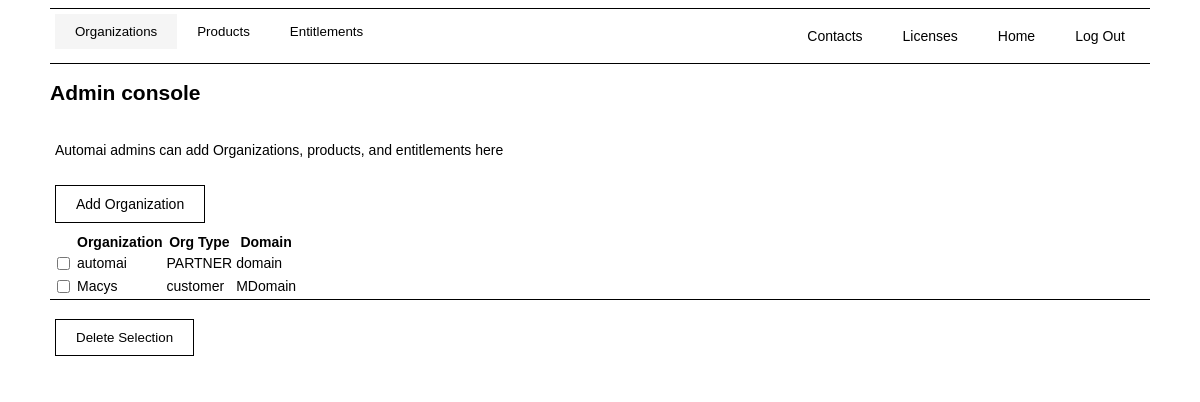
The page /contacts/admin-dash (signed in) on the database its author committed.
### manage_contacts/models.py (models this page shows)
class Organization(models.Model):
    org_id = id
    ORG_TYPE_CHOICES = [('customer', 'customer'), ('customer', 'partner')]
    org_type = models.CharField(max_length=50, choices=ORG_TYPE_CHOICES, null=True)
    org_name = models.CharField(max_length=50, unique=True)
    domain = models.CharField(max_length=50)
    def __str__(self):
        return self.org_name

### manage_contacts/views.py (the view)
# urls.py: path('admin-dash', views.admin_dash, name="admin_dash"),
@login_required
def admin_dash(request):
    current_user = request.user
    user_id = current_user.id
    user_data = Contact.objects.filter(user_id=user_id).get()
    user_role = user_data.role
    user_org = user_data.organization.org_name
    org_objects = Organization.objects.all()
    product_objects = Product.objects.all()
    entitlement_objects = Entitlement.objects.all()
    if request.GET.get('delete_organization_selection'):
        user_selection = request.GET.getlist("org_selection")
        delete_object_selection(data_objects=Organization, user_selection=user_selection)
        messages.add_message(request, messages.INFO, 'Selection Deleted')
        return HttpResponseRedirect(request.path_info)
    if request.GET.get('delete_product_selection'):
        user_selection = request.GET.getlist("product_selection")
        delete_object_selection(data_objects=Product, user_selection=user_selection)
        messages.add_message(request, messages.INFO, 'Selection Deleted')
        return HttpResponseRedirect(request.path_info)
    if request.GET.get('delete_entitlement_selection'):
        user_selection = request.GET.getlist("entitlement_selection")
        delete_object_selection(data_objects=Entitlement, user_selection=user_selection)
        messages.add_message(request, messages.INFO, 'Selection Deleted')
        return HttpResponseRedirect(request.path_info)
    context = {'user_role':user_role,
               'user_org':user_org,
               'org_objects':org_objects,
               'product_objects':product_objects,
               'entitlement_objects':entitlement_objects}
    return render(request, "manage_contacts/admin-dash.html", context)

### manage_contacts/models.py (called while the page is built)
    def __str__(self):
        return self.product_name

    def __str__(self):
        return self.organization.org_name + "/" + self.product.product_name

### manage_contacts/templates/manage_contacts/admin-dash.html (shortened to what this page needs)
{% extends "base.html" %}
{% block head %}
{% load static %}
<link rel="stylesheet" type="text/css" href="{% static 'manage_contacts/css/style.css' %}">
{% endblock head %}
{% block banner %}
<div class="flex-container flex-row border-top app-banner">
  <div class="tab">
    <button class="js-tablinks" id="js-default-open" onclick="changePage(event, 'organizations-tab')">Organizations</button>
    <button class="js-tablinks" onclick="changePage(event, 'products-tab')">Products</button>
    <button class="js-tablinks" onclick="changePage(event, 'entitlements-tab')">Entitlements</button>
  </div>
  <div class="nav-row navigation-buttons">
    <p><a href="{% url 'manage_contacts' %}">Contacts</a></p>
    <p><a href="{% url 'manage_licenses' %}">Licenses</a></p>
    <p><a href="{% url 'homepage' %}">Home</a></p>
    <p><a href="{% url 'logout' %}">Log Out</a></p>
  </div>
</div>
{% endblock banner %}
{% block main %}
<h2 class="flex-container">Admin console</h2>
<div class="flex-container">
  <p class="text-container">Automai admins can add Organizations, products, and entitlements here</p>
</div>
{% if user_org == "automai" and user_role == "admin" %}
<div id="organizations-tab" class="js-tabcontent">
  <div class="flex-box">
  <p class="text-container"><a href="{% url 'add_organization' %}">Add Organization</a></p>
  </div>
  <form method="get">
    <div class="flex-box table-scroll">
      <table>
        <tr>
          <th></th>
          <th>Organization</th>
          <th>Org Type</th>
          <th>Domain</th>
          <th></th>
        </tr>
        {% for org in org_objects %}
        <tr>
          <td><input type="checkbox" name="org_selection" value="{{ org.id }}"></td>
          <td>{{ org }}</td>
          <td>{{ org.org_type }}</td>
          <td>{{ org.domain }}</td>
          <td></td>
        </tr>
        {% endfor %}
      </table>
    </div>
    <div class="flex-container flex-row border-top">
      <p class="text-container"><input type="submit" name="delete_organization_selection" value="Delete Selection"></p>
    </div>
  </form>
</div>
{% else %}
  <p>Not authorized.</p>
{% endif %}
{% endblock main %}

### static/css/licensepgm/style.css (style rules this page uses)
body { margin-left:50px; margin-right:50px; font-size: 14px; font-family: arial; background: white; }
a { background-color:white; color: black; border: 1px solid black; text-align: center; padding: 10px 20px; text-decoration: none; }
input { background-color:white; color: black; border: 1px solid black; text-align: left; padding:10px 20px; text-decoration: none; }
button { background-color:white; color: black; border: 1px solid black; text-align: center; padding: 10px 20px; text-decoration: none; }
.tab { width:fit-content; height: fit-content; overflow: hidden; }
.tab button { float: left; border: none; outline: none; cursor: pointer; padding: 10px 20px; }
.tab button.active { background-color: whitesmoke; }
.js-tabcontent { display: none; }
.app-banner { padding:5px; border-bottom: 1px solid black; }
.navigation-buttons a { border: none; }
.nav-row { display: flex; flex-direction: row; margin-left:auto; width:fit-content; height: fit-content; overflow: hidden; }
.flex-container { display:flex; flex-direction: column; }
.flex-box { display:flex; flex-direction: column; width:fit-content; block-size: fit-content; }
.text-container { padding:5px; display:block; width:fit-content; height: fit-content; text-align: center; }
.border-top { border-top: 1px solid black; }
.flex-row { flex-direction: row; }

### rows shown on the page
Organization: org_name "automai", org_type "PARTNER", domain "domain"
Organization: org_name "Macys", org_type "customer", domain "MDomain"
